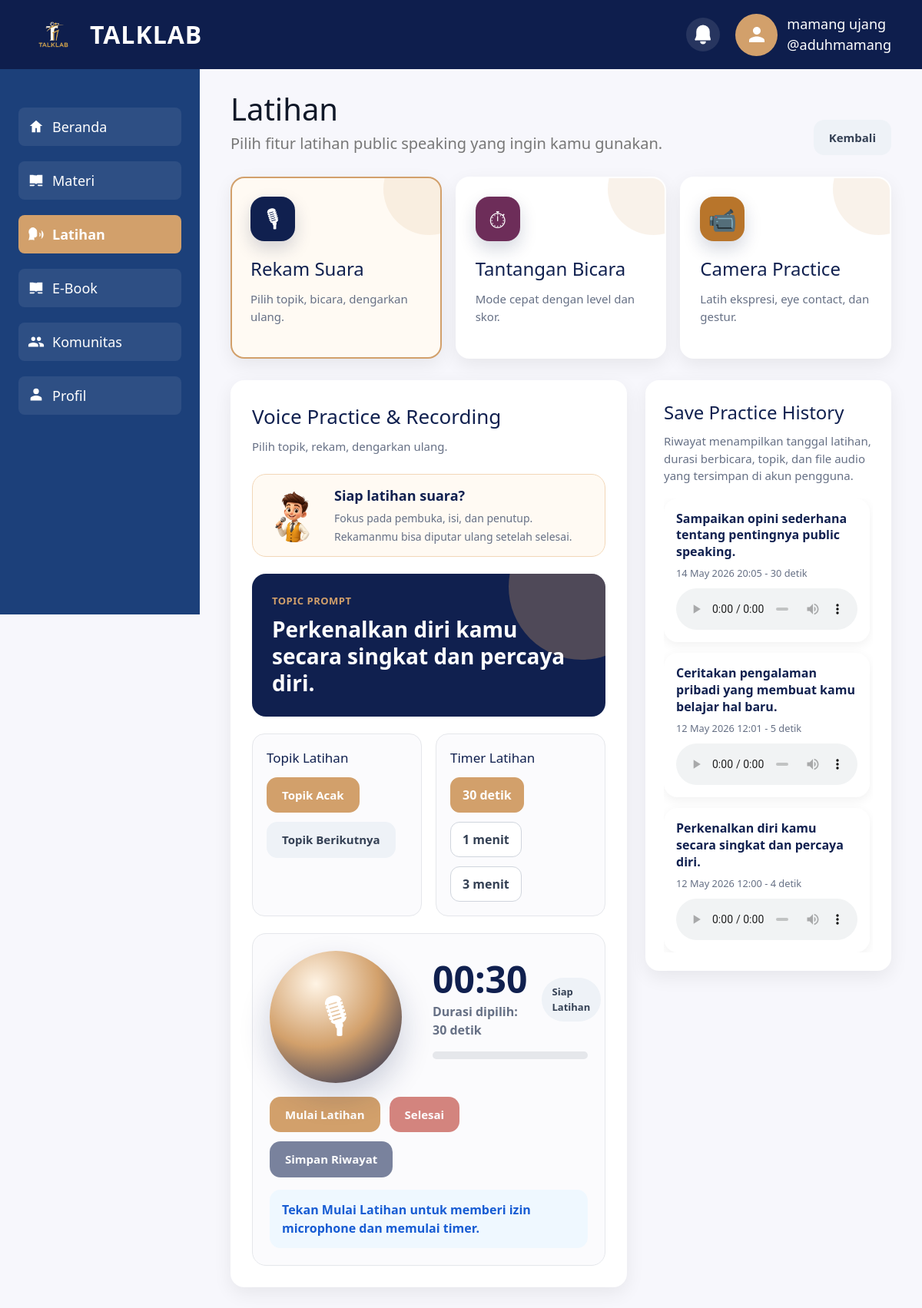
The app's page /Latihan.php (signed in) with its own data.
### tables this page shows
CREATE TABLE `practice_history` (
  `id` int(10) UNSIGNED NOT NULL,
  `user_id` varchar(6) NOT NULL,
  `topic` varchar(255) NOT NULL,
  `duration_seconds` int(10) UNSIGNED NOT NULL,
  `audio_path` varchar(255) NOT NULL,
  `created_at` datetime NOT NULL DEFAULT current_timestamp()
);

### core.php (called while the page is built, shortened)
<?php
class manz{
	var $talkhost = "localhost";
    var $user = "root";
    var $pass = "";
    var $dbname = "talklab";
	public mysqli $koneksi;
	function __construct(){
		$this->koneksi=mysqli_connect($this->talkhost,$this->user,$this->pass,$this->dbname);
		$this->ensureUserBioColumn();
		$this->ensureEbookTable();
	}
	public function getCurrentUser(){
		if (!empty($_SESSION['user_id'])){
			return [
				'Id_User' => $_SESSION['user_id'] ?? null,
				'Nama' => $_SESSION['name'] ?? null,
				'Username' => $_SESSION['username'] ?? null,
				'Foto' => $_SESSION['foto'] ?? '',
				'Bio' => $_SESSION['bio'] ?? '',
			];
		}
		return false;
	}
	private function ensureUserBioColumn(){
		$table = mysqli_query($this->koneksi, "SHOW TABLES LIKE 'users'");
		$check = mysqli_query($this->koneksi, "SHOW COLUMNS FROM users LIKE 'Bio'");
	}
	public function ensureCommunityPostsTable(){
	$create = "CREATE TABLE IF NOT EXISTS Komunitas (
		Id INT UNSIGNED NOT NULL AUTO_INCREMENT,
		Id_User VARCHAR(6) NOT NULL,
		Isi TEXT NOT NULL,
		Dibuat DATETIME NOT NULL DEFAULT CURRENT_TIMESTAMP,
		Update_Post DATETIME NULL DEFAULT NULL
		ON UPDATE CURRENT_TIMESTAMP,
		PRIMARY KEY (Id),
		KEY idx_user_id (Id_User),
		CONSTRAINT fk_community_user FOREIGN KEY (Id_User) REFERENCES users(Id_User)
		ON DELETE CASCADE
		ON UPDATE CASCADE
	) ENGINE=InnoDB DEFAULT CHARSET=utf8mb4 COLLATE=utf8mb4_general_ci";
	mysqli_query($this->koneksi, $create);
}
	public function ensureLikesAndCommentsTable(){
	$createLikes = "CREATE TABLE IF NOT EXISTS post_likes (
		id INT UNSIGNED NOT NULL AUTO_INCREMENT,
		post_id INT UNSIGNED NOT NULL,
		user_id VARCHAR(6) NOT NULL,
		created_at DATETIME NOT NULL DEFAULT CURRENT_TIMESTAMP,
		PRIMARY KEY (id),
		UNIQUE KEY unique_like (post_id, user_id),
		KEY idx_post (post_id),
		KEY idx_user (user_id),
		CONSTRAINT fk_like_post FOREIGN KEY (post_id) REFERENCES Komunitas(Id) ON DELETE CASCADE,
		CONSTRAINT fk_like_user FOREIGN KEY (user_id) REFERENCES users(Id_User) ON DELETE CASCADE
	) ENGINE=InnoDB DEFAULT CHARSET=utf8mb4 COLLATE=utf8mb4_general_ci";
	mysqli_query($this->koneksi, $createLikes);
	$createComments = "CREATE TABLE IF NOT EXISTS post_comments (
		id INT UNSIGNED NOT NULL AUTO_INCREMENT,
		post_id INT UNSIGNED NOT NULL,
		user_id VARCHAR(6) NOT NULL,
		content TEXT NOT NULL,
		created_at DATETIME NOT NULL DEFAULT CURRENT_TIMESTAMP,
		updated_at DATETIME NULL ON UPDATE CURRENT_TIMESTAMP,
		PRIMARY KEY (id),
		KEY idx_post (post_id),
		KEY idx_user (user_id),
		CONSTRAINT fk_comment_post FOREIGN KEY (post_id) REFERENCES Komunitas(Id) ON DELETE CASCADE,
		CONSTRAINT fk_comment_user FOREIGN KEY (user_id) REFERENCES users(Id_User) ON DELETE CASCADE
	) ENGINE=InnoDB DEFAULT CHARSET=utf8mb4 COLLATE=utf8mb4_general_ci";
	mysqli_query($this->koneksi, $createComments);
}
	public function ensureMentorAccountsTable(){
		$sql = "CREATE TABLE IF NOT EXISTS mentor_accounts (
			id INT UNSIGNED NOT NULL AUTO_INCREMENT,
			name VARCHAR(120) NOT NULL,
			username VARCHAR(60) NOT NULL,
			password_hash VARCHAR(255) NOT NULL,
			created_at DATETIME NOT NULL DEFAULT CURRENT_TIMESTAMP,
			PRIMARY KEY (id),
			UNIQUE KEY unique_mentor_username (username)
		) ENGINE=InnoDB DEFAULT CHARSET=utf8mb4 COLLATE=utf8mb4_general_ci";
		mysqli_query($this->koneksi, $sql);
	}
	public function ensureMentorSubmissionsTable(){
		$sql = "CREATE TABLE IF NOT EXISTS mentor_submissions (
			id INT UNSIGNED NOT NULL AUTO_INCREMENT,
			practice_history_id INT UNSIGNED NOT NULL,
			user_id VARCHAR(6) NOT NULL,
			mentor_id INT UNSIGNED NULL,
			status VARCHAR(30) NOT NULL DEFAULT 'pending',
			submitted_at DATETIME NOT NULL DEFAULT CURRENT_TIMESTAMP,
			reviewed_at DATETIME NULL DEFAULT NULL,
			PRIMARY KEY (id),
			UNIQUE KEY unique_practice_submission (practice_history_id),
			KEY idx_mentor_submission_user (user_id),
			KEY idx_mentor_submission_mentor (mentor_id),
			KEY idx_mentor_submission_status (status),
			CONSTRAINT fk_mentor_submission_practice FOREIGN KEY (practice_history_id) REFERENCES practice_history(id)
			ON DELETE CASCADE ON UPDATE CASCADE,
			CONSTRAINT fk_mentor_submission_user FOREIGN KEY (user_id) REFERENCES users(Id_User)
			ON DELETE CASCADE ON UPDATE CASCADE,
			CONSTRAINT fk_mentor_submission_mentor FOREIGN KEY (mentor_id) REFERENCES mentor_accounts(id)
			ON DELETE SET NULL ON UPDATE CASCADE
		) ENGINE=InnoDB DEFAULT CHARSET=utf8mb4 COLLATE=utf8mb4_general_ci";
		mysqli_query($this->koneksi, $sql);
	}
	public function ensureMentorReviewsTable(){
		$sql = "CREATE TABLE IF NOT EXISTS mentor_reviews (
			id INT UNSIGNED NOT NULL AUTO_INCREMENT,
			submission_id INT UNSIGNED NOT NULL,
			mentor_id INT UNSIGNED NOT NULL,
			articulation_score INT UNSIGNED NOT NULL,
			fluency_score INT UNSIGNED NOT NULL,
			confidence_score INT UNSIGNED NOT NULL,
			structure_score INT UNSIGNED NOT NULL,
			intonation_score INT UNSIGNED NOT NULL,
			final_score INT UNSIGNED NOT NULL,
			strengths TEXT NOT NULL,
			improvements TEXT NOT NULL,
			feedback TEXT NOT NULL,
			created_at DATETIME NOT NULL DEFAULT CURRENT_TIMESTAMP,
			updated_at DATETIME NULL DEFAULT NULL ON UPDATE CURRENT_TIMESTAMP,
			PRIMARY KEY (id),
			UNIQUE KEY unique_submission_review (submission_id),
			KEY idx_mentor_review_mentor (mentor_id),
			CONSTRAINT fk_mentor_review_submission FOREIGN KEY (submission_id) REFERENCES mentor_submissions(id)
			ON DELETE CASCADE ON UPDATE CASCADE,
			CONSTRAINT fk_mentor_review_mentor FOREIGN KEY (mentor_id) REFERENCES mentor_accounts(id)
			ON DELETE CASCADE ON UPDATE CASCADE
		) ENGINE=InnoDB DEFAULT CHARSET=utf8mb4 COLLATE=utf8mb4_general_ci";
		mysqli_query($this->koneksi, $sql);
	}
	public function ensurePracticeHistoryTable(){
		$sql = "CREATE TABLE IF NOT EXISTS practice_history (
			id INT UNSIGNED NOT NULL AUTO_INCREMENT,
			user_id VARCHAR(6) NOT NULL,
			topic VARCHAR(255) NOT NULL,
			duration_seconds INT UNSIGNED NOT NULL,
			audio_path VARCHAR(255) NOT NULL,
			created_at DATETIME NOT NULL DEFAULT CURRENT_TIMESTAMP,
			PRIMARY KEY (id),
			KEY idx_practice_user (user_id),
			CONSTRAINT fk_practice_user FOREIGN KEY (user_id) REFERENCES users(Id_User)
			ON DELETE CASCADE ON UPDATE CASCADE
		) ENGINE=InnoDB DEFAULT CHARSET=utf8mb4 COLLATE=utf8mb4_general_ci";
		mysqli_query($this->koneksi, $sql);
	}
	public function ensureChallengeHistoryTable(){
		$sql = "CREATE TABLE IF NOT EXISTS speaking_challenge_history (
			id INT UNSIGNED NOT NULL AUTO_INCREMENT,
			user_id VARCHAR(6) NOT NULL,
			challenge_type VARCHAR(60) NOT NULL,
			level_name VARCHAR(30) NOT NULL,
			prompt TEXT NOT NULL,
			prep_seconds INT UNSIGNED NOT NULL,
			speak_seconds INT UNSIGNED NOT NULL,
			actual_seconds INT UNSIGNED NOT NULL,
			score INT UNSIGNED NOT NULL,
			completed TINYINT(1) NOT NULL DEFAULT 1,
			created_at DATETIME NOT NULL DEFAULT CURRENT_TIMESTAMP,
			PRIMARY KEY (id),
			KEY idx_challenge_user (user_id),
			CONSTRAINT fk_challenge_user FOREIGN KEY (user_id) REFERENCES users(Id_User)
			ON DELETE CASCADE ON UPDATE CASCADE
		) ENGINE=InnoDB DEFAULT CHARSET=utf8mb4 COLLATE=utf8mb4_general_ci";
		mysqli_query($this->koneksi, $sql);
	}
	public function ensureAiFeedbackTable(){
		$sql = "CREATE TABLE IF NOT EXISTS ai_feedback_history (
			id INT UNSIGNED NOT NULL AUTO_INCREMENT,
			user_id VARCHAR(6) NOT NULL,
			source_type VARCHAR(40) NOT NULL,
			duration_seconds INT UNSIGNED NOT NULL,
			clarity_score INT UNSIGNED NOT NULL,
			fluency_score INT UNSIGNED NOT NULL,
			confidence_score INT UNSIGNED NOT NULL,
			consistency_score INT UNSIGNED NOT NULL,
			filler_count INT UNSIGNED NOT NULL,
			speaking_speed INT UNSIGNED NOT NULL,
			feedback TEXT NOT NULL,
			created_at DATETIME NOT NULL DEFAULT CURRENT_TIMESTAMP,
			PRIMARY KEY (id),
			KEY idx_ai_feedback_user (user_id),
			CONSTRAINT fk_ai_feedback_user FOREIGN KEY (user_id) REFERENCES users(Id_User)
			ON DELETE CASCADE ON UPDATE CASCADE
		) ENGINE=InnoDB DEFAULT CHARSET=utf8mb4 COLLATE=utf8mb4_general_ci";
		mysqli_query($this->koneksi, $sql);
	}
	public function getPracticeHistory($userId, $limit = 10){
		$history = [];
		$limit = (int) $limit;
		$stmt = mysqli_prepare($this->koneksi, "SELECT topic, duration_seconds, audio_path, created_at FROM practice_history WHERE user_id = ? ORDER BY created_at DESC LIMIT $limit");
		mysqli_stmt_bind_param($stmt, "s", $userId);
		mysqli_stmt_execute($stmt);
		$result = mysqli_stmt_get_result($stmt);
		while ($row = mysqli_fetch_assoc($result)){
			$history[] = $row;
		}
		return $history;
	}
	public function ensureEbookTable(){
		$tableExists = false;
		$tableCheck = mysqli_query($this->koneksi, "SHOW TABLES LIKE 'ebooks'");
		if ($tableCheck && mysqli_num_rows($tableCheck) > 0) {
			$tableExists = true;
		}
		$create = "CREATE TABLE IF NOT EXISTS ebooks (
			id INT UNSIGNED NOT NULL AUTO_INCREMENT,
			title VARCHAR(180) NOT NULL,
			author VARCHAR(120) NOT NULL,
			pages INT UNSIGNED NOT NULL DEFAULT 0,
			thumbnail_path VARCHAR(255) NOT NULL,
			pdf_path VARCHAR(255) NOT NULL,
			created_at DATETIME NOT NULL DEFAULT CURRENT_TIMESTAMP,
			updated_at DATETIME NULL DEFAULT NULL ON UPDATE CURRENT_TIMESTAMP,
			PRIMARY KEY (id),
			KEY idx_ebook_title (title)
		) ENGINE=InnoDB DEFAULT CHARSET=utf8mb4 COLLATE=utf8mb4_general_ci";
		mysqli_query($this->koneksi, $create);
		if ($tableExists) return;
	}
}

### Latihan.php (the view, shortened to what this page needs)
<?php
require_once 'core.php';
$app = new manz();
$app->ensureSession();
$currentUser = $app->getCurrentUser();
$practiceHistory = $currentUser ? $app->getPracticeHistory($currentUser['Id_User']) : [];
$topics = [
    'Perkenalkan diri kamu secara singkat dan percaya diri.',
    'Ceritakan pengalaman pribadi yang membuat kamu belajar hal baru.',
    'Jelaskan hobi kamu dan mengapa hobi itu menarik.',
    'Sampaikan opini sederhana tentang pentingnya public speaking.',
    'Ceritakan satu tujuan yang ingin kamu capai bulan ini.',
    'Bagikan tips sederhana agar tidak gugup saat berbicara.'
];
?>
<!DOCTYPE html>
<html lang="id">
<head>
  <script src="https://cdn.tailwindcss.com"></script>
</head>
<body>
  <?php include 'includes/header.php'; ?>
  <?php include 'includes/sidebar.php'; ?>
  <main>
    <section class="page-head">
      <div>
        <h1>Latihan</h1>
        <p>Pilih fitur latihan public speaking yang ingin kamu gunakan.</p>
      </div>
      <a href="Beranda.php" class="btn btn-muted">Kembali</a>
    </section>
    <section class="feature-grid" aria-label="Pilihan fitur latihan">
      <button class="feature-card active" type="button" data-feature="voice">
        <div class="feature-icon">🎙</div>
        <h2>Rekam Suara</h2>
        <p>Pilih topik, bicara, dengarkan ulang.</p>
      </button>
      <button class="feature-card" type="button" data-feature="challenge">
        <div class="feature-icon">⏱</div>
        <h2>Tantangan Bicara</h2>
        <p>Mode cepat dengan level dan skor.</p>
      </button>
      <button class="feature-card" type="button" data-feature="ai">
        <div class="feature-icon">📹</div>
        <h2>Camera Practice</h2>
        <p>Latih ekspresi, eye contact, dan gestur.</p>
      </button>
    </section>
    <section class="workspace feature-section active" id="voiceSection">
      <div class="panel">
        <div class="panel-title">
          <div>
            <h2>Voice Practice & Recording</h2>
            <p>Pilih topik, rekam, dengarkan ulang.</p>
          </div>
        </div>
        <div class="coach-strip">
          <img src="assets/jjjj.png" alt="Coach TalkLab">
          <div>
            <strong>Siap latihan suara?</strong>
            <span>Fokus pada pembuka, isi, dan penutup. Rekamanmu bisa diputar ulang setelah selesai.</span>
          </div>
        </div>
        <div class="topic-box">
          <div class="topic-label">Topic Prompt</div>
          <div class="topic-text" id="topicText"><?= htmlspecialchars($topics[0]) ?></div>
        </div>
        <div class="control-grid">
          <div class="control-box">
            <h3>Topik Latihan</h3>
            <div class="action-row">
              <button class="btn btn-primary" type="button" id="randomTopicBtn">Topik Acak</button>
              <button class="btn btn-muted" type="button" id="nextTopicBtn">Topik Berikutnya</button>
            </div>
          </div>
          <div class="control-box">
            <h3>Timer Latihan</h3>
            <div class="duration-options">
              <button class="duration-btn active" type="button" data-duration="30">30 detik</button>
              <button class="duration-btn" type="button" data-duration="60">1 menit</button>
              <button class="duration-btn" type="button" data-duration="180">3 menit</button>
            </div>
          </div>
        </div>
        <div class="recorder-box">
          <div class="practice-stage">
            <div class="mic-orb" id="micOrb">🎙</div>
            <div>
              <div class="timer-wrap">
                <div>
                  <div class="timer" id="timer">00:30</div>
                  <div class="timer-caption">Durasi dipilih: <span id="selectedDuration">30 detik</span></div>
                </div>
                <div class="status-pill" id="recordStatus">Siap Latihan</div>
              </div>
              <div class="meter" aria-hidden="true">
              </div>
            </div>
          </div>
          <div class="action-row">
            <button class="btn btn-primary" type="button" id="startBtn">Mulai Latihan</button>
            <button class="btn btn-danger" type="button" id="stopBtn" disabled>Selesai</button>
            <button class="btn btn-dark" type="button" id="saveBtn" disabled>Simpan Riwayat</button>
          </div>
          <div class="toast info" id="messageBox">Tekan Mulai Latihan untuk memberi izin microphone dan memulai timer.</div>
        </div>
      </div>
      <aside class="panel history-panel">
        <h2>Save Practice History</h2>
        <p>Riwayat menampilkan tanggal latihan, durasi berbicara, topik, dan file audio yang tersimpan di akun pengguna.</p>
        <div class="history-list" id="historyList">
          <?php if (!$currentUser): ?>
            <div class="empty-state">Silakan login terlebih dahulu agar hasil latihan bisa disimpan ke akun.</div>
          <?php elseif (empty($practiceHistory)): ?>
            <div class="empty-state">Belum ada riwayat latihan. Selesaikan satu rekaman lalu simpan riwayat.</div>
          <?php else: ?>
            <?php foreach ($practiceHistory as $item): ?>
              <div class="history-card">
                <strong><?= htmlspecialchars($item['topic']) ?></strong>
                <small><?= htmlspecialchars(date('d M Y H:i', strtotime($item['created_at']))) ?> - <?= (int) $item['duration_seconds'] ?> detik</small>
                <audio controls src="<?= htmlspecialchars($item['audio_path']) ?>"></audio>
              </div>
            <?php endforeach; ?>
          <?php endif; ?>
        </div>
      </aside>
    </section>
  </main>
</body>
</html>

### includes/layout_css.php (style rules this page uses)
* { margin: 0; padding: 0; box-sizing: border-box; font-family: system-ui, sans-serif; }
body { display: flex; background: #f5f5f5; }

### records on screen
practice_history: topic "Sampaikan opini sederhana tentang pentingnya public speaking.", created_at "14 May 2026 20:05", duration_seconds "30"
practice_history: topic "Ceritakan pengalaman pribadi yang membuat kamu belajar hal baru.", created_at "12 May 2026 12:01", duration_seconds "5"
practice_history: topic "Perkenalkan diri kamu secara singkat dan percaya diri.", created_at "12 May 2026 12:00", duration_seconds "4"

### other values on screen
$displayName "mamang ujang"
$displayUsername "aduhmamang"
